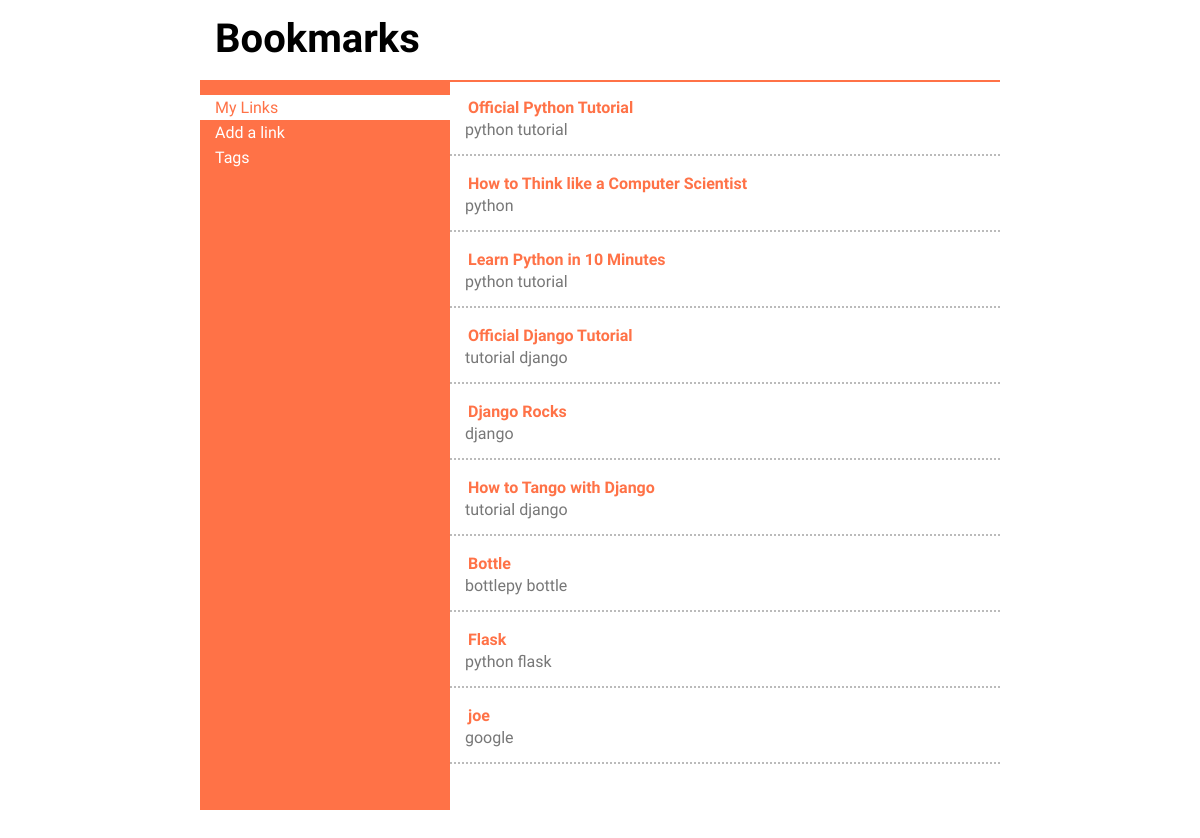
The app's page /bookmarks/ with its own data.
### main/models.py (models this page shows, shortened)
class Link(models.Model):
    title=models.CharField(max_length=128,unique=True)
    url=models.URLField()
    tags = models.ManyToManyField(Tag)

class Tag(models.Model):
    name=models.CharField(max_length=128,unique=True)

### main/views.py (the view)
def index(request):
    context= RequestContext(request)
    links=Link.objects.all()
    return render_to_response('main/index.html',{'links':links},context)

### templates/main/index.html (shortened to what this page needs)
<!DOCTYPE html>
{% load static %}
<html>
    <head>
        <link rel="stylesheet" href="{% static 'css/style.css' %}" media="all" />
    </head>
    <body>
        <div id="wrapper">
            <header>
                <h1>Bookmarks</h1>
            </header>
            <div id="main">
                <div id="sidebar">
                    <ul>
                        <li class="active" id="home">
                            <a href="/bookmarks">My Links</a>
                        </li>
                        <li><a href="javascript:;" id="addLink">Add a link</a></li>
			<li><a href="/bookmarks/tags">Tags</a></li>
                    </ul>
                </div><div id="content">
                    {% for link in links %}
                        <div class="link">
                            <h4><a href="{{ link.url }}">{{ link.title }}</a></h4>
                            <p class="tags">
                                {% for tag in link.tags.all %}
                                    <a href="/bookmarks/tags/{{ tag.name }}/">{{ tag.name }}</a>
                                {% endfor %}
                            </p>
                        </div>
                    {% endfor %}
                </div>
            </div>
        </div>
    </body>
</html>

### static/css/style.css (style rules this page uses)
body, header, footer, h1, h2, h3, h4, a, table, tr, td, th, tbody, thead, div, ul, li, dl, dd, dt, p { border: 0; padding: 0; margin: 0; vertical-align: baseline; }
body,html { height: 100%; width: 100%; font-family: 'Amarante','Frijole', Arial, serif; position: absolute; }
a { text-decoration: none; color: #fff; }
h1 { font-size: 2.5em; }
li { list-style: none outside none; display: block; width: 235px; padding: 3px 0 3px 15px; }
li.active { background: #fff; }
li.active a { color: #ff7247; }
#wrapper { min-height: 100%; height: 100%; width: 800px; position: relative; margin: 0 auto; }
header { height: 80px; width: 800px; position: fixed; background: #fff; z-index: 2; top: 0; border-bottom: 2px solid #ff7247; }
header h1 { padding: 15px; }
#main { height: 100%; position: relative; margin-top: 80px; }
#sidebar { position: fixed; display: inline-block; width: 250px; vertical-align: top; background: #ff7247; padding: 15px 0; height: 700px; }
#content { display: inline-block; width: 550px; vertical-align: top; height: 700px; overflow-y: scroll; margin-left: 250px; }
#content a { color: #ff7247; }
#content .tags a { color: #777; }
#content .link { padding: 15px; border-bottom: 2px dotted #bbb; }
#content .link h4 { padding: 3px; }

### records on screen
Link: title "Official Python Tutorial"
Tag: name "python"
Tag: name "tutorial"
Link: title "How to Think like a Computer Scientist"
Link: title "Learn Python in 10 Minutes"
Link: title "Official Django Tutorial"
Tag: name "django"
Link: title "Django Rocks"
Link: title "How to Tango with Django"
Link: title "Bottle"
Tag: name "bottlepy"
Tag: name "bottle"
Link: title "Flask"
Tag: name "flask"
Link: title "joe"
Tag: name "google"
